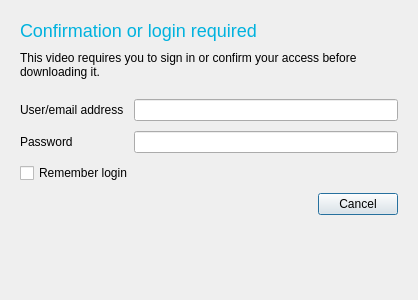
<?xml version="1.0" encoding="UTF-8"?>
<ui version="4.0">
 <class>LoginDialog</class>
 <widget class="QDialog" name="LoginDialog">
  <property name="geometry">
   <rect>
    <x>0</x>
    <y>0</y>
    <width>418</width>
    <height>300</height>
   </rect>
  </property>
  <property name="windowTitle">
   <string>Confirmation or Login Required</string>
  </property>
  <property name="modal">
   <bool>true</bool>
  </property>
  <layout class="QFormLayout" name="formLayout">
   <property name="fieldGrowthPolicy">
    <enum>QFormLayout::AllNonFixedFieldsGrow</enum>
   </property>
   <property name="horizontalSpacing">
    <number>10</number>
   </property>
   <property name="verticalSpacing">
    <number>10</number>
   </property>
   <property name="leftMargin">
    <number>20</number>
   </property>
   <property name="topMargin">
    <number>20</number>
   </property>
   <property name="rightMargin">
    <number>20</number>
   </property>
   <property name="bottomMargin">
    <number>20</number>
   </property>
   <item row="1" column="0" colspan="2">
    <widget class="QLabel" name="label">
     <property name="sizePolicy">
      <sizepolicy hsizetype="MinimumExpanding" vsizetype="Preferred">
       <horstretch>0</horstretch>
       <verstretch>0</verstretch>
      </sizepolicy>
     </property>
     <property name="text">
      <string>This video requires you to sign in or confirm your access before downloading it.</string>
     </property>
     <property name="wordWrap">
      <bool>true</bool>
     </property>
    </widget>
   </item>
   <item row="2" column="0">
    <spacer name="verticalSpacer">
     <property name="orientation">
      <enum>Qt::Vertical</enum>
     </property>
     <property name="sizeType">
      <enum>QSizePolicy::Fixed</enum>
     </property>
     <property name="sizeHint" stdset="0">
      <size>
       <width>20</width>
       <height>0</height>
      </size>
     </property>
    </spacer>
   </item>
   <item row="6" column="0" colspan="2">
    <widget class="QCheckBox" name="rememberLogin">
     <property name="text">
      <string>Remember login</string>
     </property>
    </widget>
   </item>
   <item row="3" column="0">
    <widget class="QLabel" name="label_3">
     <property name="text">
      <string>User/email address</string>
     </property>
    </widget>
   </item>
   <item row="3" column="1">
    <widget class="QLineEdit" name="lineEdit"/>
   </item>
   <item row="4" column="0">
    <widget class="QLabel" name="label_4">
     <property name="text">
      <string>Password</string>
     </property>
    </widget>
   </item>
   <item row="4" column="1">
    <widget class="QLineEdit" name="lineEdit_2"/>
   </item>
   <item row="10" column="0" colspan="2">
    <widget class="QDialogButtonBox" name="buttonBox">
     <property name="sizePolicy">
      <sizepolicy hsizetype="Expanding" vsizetype="Minimum">
       <horstretch>0</horstretch>
       <verstretch>0</verstretch>
      </sizepolicy>
     </property>
     <property name="standardButtons">
      <set>QDialogButtonBox::Cancel</set>
     </property>
     <property name="centerButtons">
      <bool>false</bool>
     </property>
    </widget>
   </item>
   <item row="0" column="0" colspan="2">
    <widget class="QLabel" name="label_2">
     <property name="styleSheet">
      <string notr="true">color:#00b2de;
font-size: 18px;</string>
     </property>
     <property name="text">
      <string>Confirmation or login required</string>
     </property>
    </widget>
   </item>
  </layout>
 </widget>
 <resources/>
 <connections>
  <connection>
   <sender>buttonBox</sender>
   <signal>accepted()</signal>
   <receiver>LoginDialog</receiver>
   <slot>accept()</slot>
   <hints>
    <hint type="sourcelabel">
     <x>248</x>
     <y>254</y>
    </hint>
    <hint type="destinationlabel">
     <x>157</x>
     <y>274</y>
    </hint>
   </hints>
  </connection>
  <connection>
   <sender>buttonBox</sender>
   <signal>rejected()</signal>
   <receiver>LoginDialog</receiver>
   <slot>reject()</slot>
   <hints>
    <hint type="sourcelabel">
     <x>316</x>
     <y>260</y>
    </hint>
    <hint type="destinationlabel">
     <x>286</x>
     <y>274</y>
    </hint>
   </hints>
  </connection>
 </connections>
</ui>
